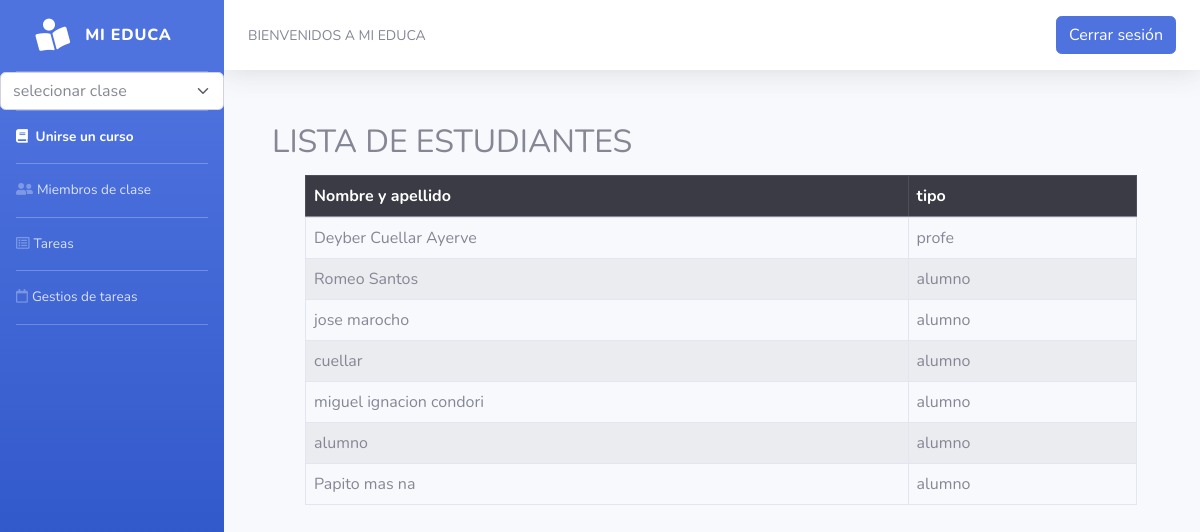
Page /miembros.php (signed in) on the committed database.
### tables this page shows
CREATE TABLE `clase` (
  `idclase` int(11) NOT NULL,
  `nombre` varchar(100) NOT NULL,
  `clave` varchar(30) NOT NULL,
  `Usuario` varchar(100) NOT NULL,
  `fecha` timestamp NOT NULL DEFAULT current_timestamp() ON UPDATE current_timestamp()
);

CREATE TABLE `usuario` (
  `IdUsuario` int(11) NOT NULL,
  `Usuario` varchar(100) NOT NULL,
  `NombreUsuario` varchar(100) NOT NULL,
  `Tipo` varchar(100) NOT NULL,
  `Password` varchar(100) NOT NULL
);

CREATE TABLE `misclases` (
  `idmiclase` int(11) NOT NULL,
  `usuario` varchar(100) NOT NULL,
  `clave` varchar(30) NOT NULL
);

### miembros.php (the view, shortened to what this page needs)
<?php
include('BD/conectar.php');
$B=mysqli_fetch_assoc(mysqli_query($con,("SELECT * FROM usuario WHERE Usuario='".$_SESSION['user']."'")));
if($B['Tipo']=='alumno') {
    $menusalto=mysqli_query($con,("SELECT * FROM misclases, clase WHERE misclases.clave=clase.clave AND misclases.usuario='".$_SESSION['user']."'"));
    $x=mysqli_num_rows($menusalto);
    }else{
    $menusalto=mysqli_query($con,(" SELECT * FROM  clase WHERE usuario='".$_SESSION['user']."'"));
    $ams=mysqli_fetch_assoc($menusalto);
    $x=mysqli_num_rows($menusalto);
    }
if ($x==0){
    ?><!DOCTYPE html>
    <html lang="en">
    <head>
        <meta charset="UTF-8">
        <link rel="stylesheet" href="assets/bootstrap/css/bootstrap.min.css">
    <link rel="stylesheet" href="assets/fonts/fontawesome-all.min.css">
</head>
<body>
<?php include ('includes/menu.php');?>
<?php include ('includes/arriba.php') ?>
<h1> NO ESTA REGISTRADO EN NINGUN CURSO</h1>
    </body>
    </html>
    <?php
} else {
$B=mysqli_fetch_assoc(mysqli_query($con,("SELECT * FROM usuario WHERE Usuario='".$_SESSION['user']."'")));
$profe= mysqli_fetch_assoc(mysqli_query($con,("SELECT * FROM clase, usuario WHERE clase.Usuario=usuario.Usuario  AND clave='".$_SESSION['clave']."' ")));
$qalumnos=mysqli_query($con,("SELECT * FROM misclases, usuario WHERE misclases.Usuario=usuario.Usuario  AND misclases.clave='".$_SESSION['clave']."' "));
$alumnos= mysqli_fetch_assoc($qalumnos);
$nm=mysqli_num_rows($qalumnos);
?>
<!DOCTYPE html>
<html lang="en">
<head>
    <link rel="stylesheet" href="assets/bootstrap/css/bootstrap.min.css">
    <link rel="stylesheet" href="assets/fonts/fontawesome-all.min.css">
</head>
<body>
<?php include ('includes/menu.php')
 ?>
<?php include ('includes/arriba.php');
$aplan=mysqli_fetch_assoc($queryplan); ?>
<div class="container"><span style="font-size: 32px;" center>LISTA DE ESTUDIANTES</span></div>
<form action="crearclase.php" method="post" enctype="multipart/form-data">
                <div class="container">
                <div class="container">
                </form>
                <form>
                    <div class="row">
                        <div class="col-md-12" style="width: 930.6px;height: 175px;margin: 9px;">
                            <div class="table-responsive">
                              <table class="table table-striped table table-bordered" >
                                    <thead class="table-dark" >
                                        <center> <tr>
                                            <th>Nombre y apellido</th>
                                            <th>tipo</th>
                                        </tr>
                                    </thead>
                                    <tr>
                                        <?php
                                        echo"<tr><td>".$profe['NombreUsuario']."</td>";
                                        echo"<td>".$profe['Tipo']."</td>";
                                        ?>
                                     </tr>
                                         <?php
                                            if ($nm>0)
                                            {
                                            do{
                                            ?><tr>
                                            <?php
                                            echo"<td>".$alumnos['NombreUsuario']."</td>";
                                            echo"<td>".$alumnos['Tipo']."</td>";
                                            ?>
                                            <?php
                                         }while($alumnos= mysqli_fetch_assoc($qalumnos));
                                        }else {
                                            echo"<tr><td colspan='4'>NO esta registrado a alumno </td></tr>";
                                           }
                                         ?></center>
                                </table >
                            </div>
                        </div>
                    </div>
                </form>
</body>
</html>
<?php
}
?>

### includes/menu.php (shortened to what this page needs)
<div id="wrapper">
<nav class="navbar navbar-dark align-items-start sidebar sidebar-dark accordion bg-gradient-primary p-0">
            <div class="container-fluid d-flex flex-column p-0"><a class="navbar-brand d-flex justify-content-center align-items-center sidebar-brand m-0" href="#">
            <div class="sidebar-brand-icon rotate-n-15"><i class="fas fa-book-reader"></i></div>
            <div class="sidebar-brand-text mx-3"><span>mi Educa</span></div>
                </a>
                <ul class="navbar-nav text-light" id="accordionSidebar">
                <hr class="sidebar-divider my-0">
                <?php include ('Barra.php');?>
                    <hr class="sidebar-divider my-0">
                      <?php
                     if($B['Tipo']=='alumno'){
                     ?>
                     <li class="nav-item"><a class="nav-link active" href="unirseclase.php"><i class="fas fa-book"></i><span> Unirse un curso&nbsp;&nbsp;</span></a></li>
                    <hr class="sidebar-divider my-0">
                    <?php
                    }?>
                    <li class="nav-item"><a class="nav-link" href="miembros.php"><i class="fas fa-user-friends"></i><span>Miembros de clase</span></a></li>
                    <hr class="sidebar-divider my-0">
                    <li class="nav-item"><a class="nav-link" href="tareas.php"><i class="far fa-list-alt"></i><span>Tareas</span></a></li>
                    <hr class="sidebar-divider my-0">
                    <li class="nav-item"><a class="nav-link" href="tareasalum.php"><i class="far fa-calendar"></i><span>Gestios de tareas</span></a></li>
                    <hr class="sidebar-divider my-0">
                     </ul>
</div>
 </nav>

### includes/barra.php (shortened to what this page needs)
<?php
if($B['Tipo']=='alumno') {
$menusalto=mysqli_query($con,("SELECT * FROM misclases, clase WHERE misclases.clave=clase.clave AND misclases.usuario='".$_SESSION['user']."'"));
$x=mysqli_num_rows($menusalto);
}else{
$menusalto=mysqli_query($con,(" SELECT * FROM  clase WHERE usuario='".$_SESSION['user']."'"));
$ams=mysqli_fetch_assoc($menusalto);
$x=mysqli_num_rows($menusalto);
}
if ($x>0)
{
?>
<from form method="post">
<select name="cambiarclase" class="form-select" <?php echo "onChange='CambiarClase(\"parent\",this,1)'"?>>
<option value="" >selecionar clase</option>
     <?php
echo"</from></select>"
?>
<?php
 }else {
  echo"<tr><td colspan='4'>NO esta registrado a algun </td></tr>";
 }
 ?>

### includes/arriba.php (shortened to what this page needs)
<div class="d-flex flex-column" id="content-wrapper">
            <div id="content">
                <nav class="navbar navbar-light navbar-expand bg-white shadow mb-4 topbar static-top">
                    <div class="container-fluid"><span class="d-none d-lg-inline me-2 text-gray-600 small" style="text-align: left;">BIENVENIDOS A MI EDUCA</span>
                   <a class="btn btn-primary" href="inicio.php?cerrar=1">Cerrar sesión</a></div>
                </nav>
                <div class="container-fluid">
                    </body>
</html>

### rows in the picture
clase: usuario.NombreUsuario "Deyber Cuellar Ayerve", usuario.Tipo "profe"
misclases: usuario.NombreUsuario "Romeo Santos", usuario.Tipo "alumno"
misclases: usuario.NombreUsuario "jose marocho", usuario.Tipo "alumno"
misclases: usuario.NombreUsuario "cuellar", usuario.Tipo "alumno"
misclases: usuario.NombreUsuario "miguel ignacion condori", usuario.Tipo "alumno"
misclases: usuario.NombreUsuario "alumno", usuario.Tipo "alumno"
misclases: usuario.NombreUsuario "Papito mas na", usuario.Tipo "alumno"
